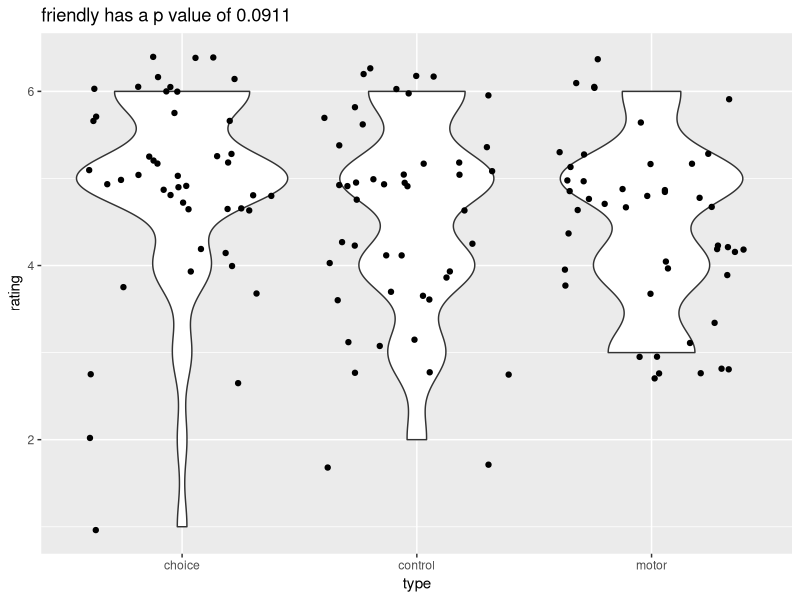
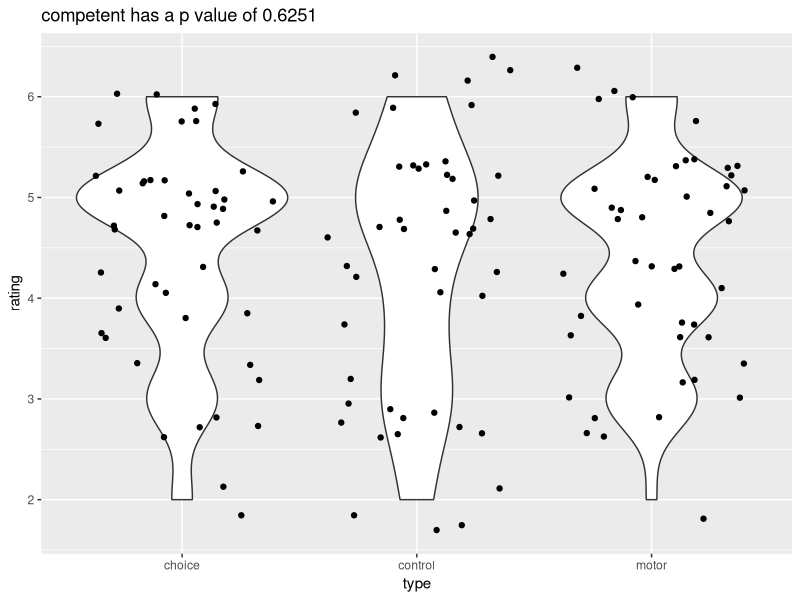
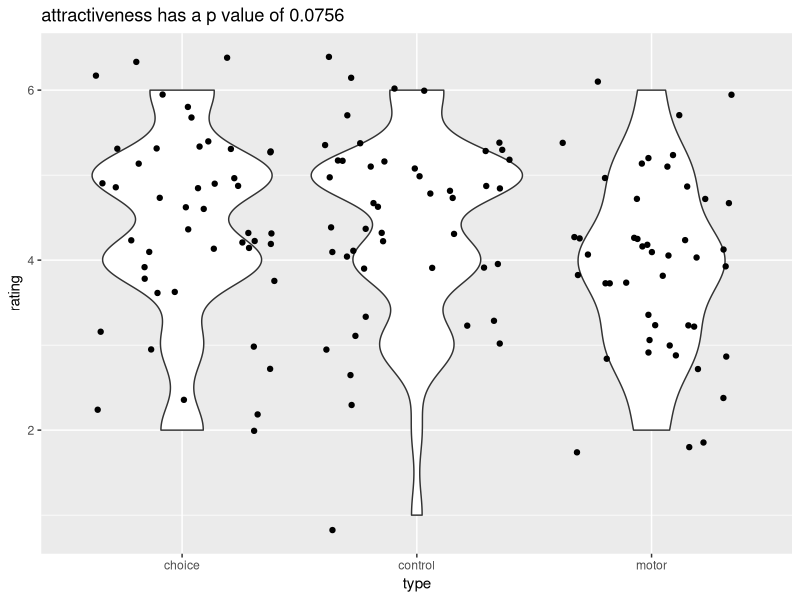
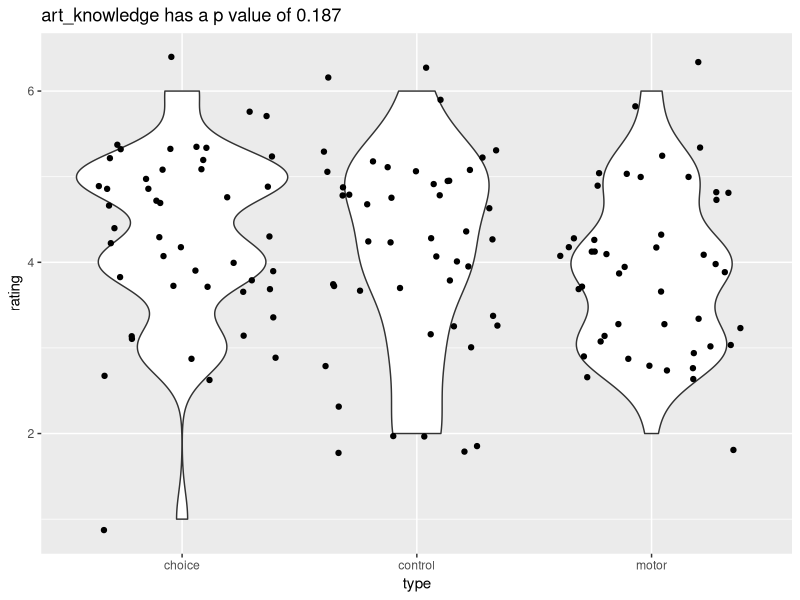
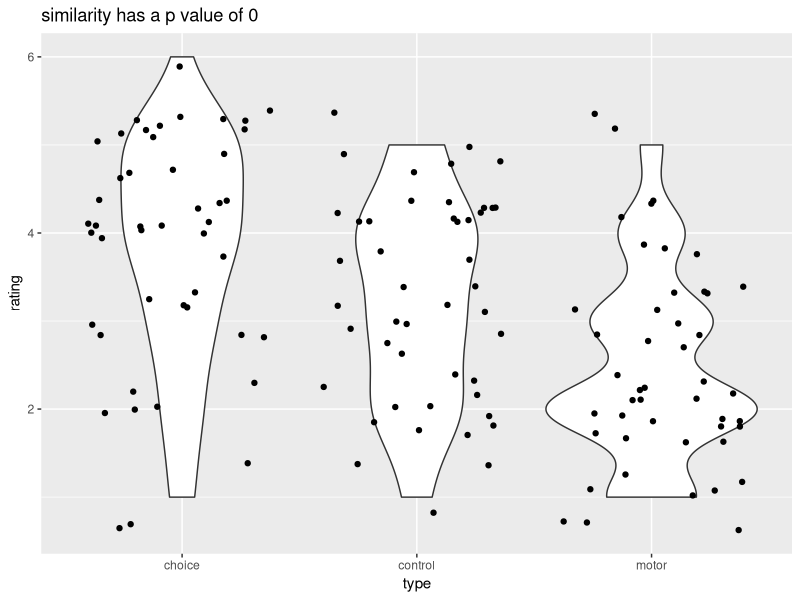
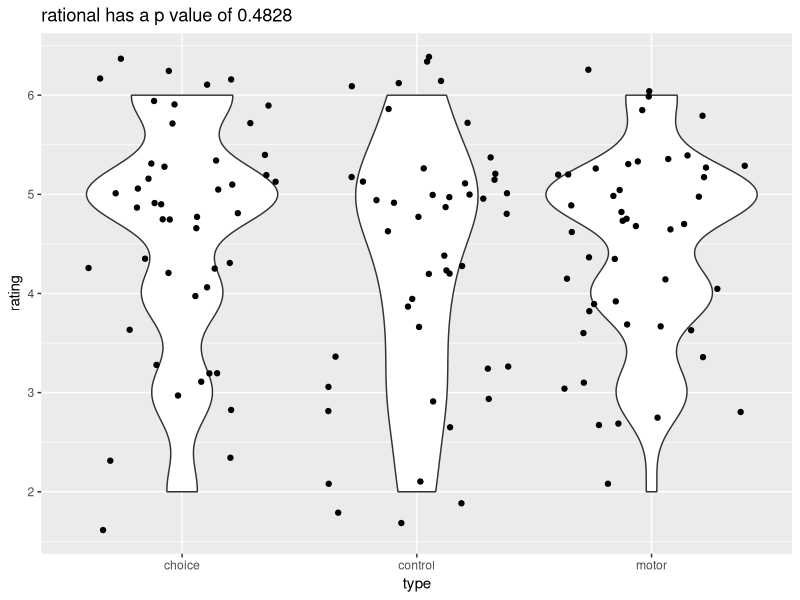

R code for these plots, in order: (Note: this script raises an error after producing the figures.)

library(tidyverse)
library(psy)
library(lme4)
library(ggsignif)
colors_a = c('#B0D0D3', '#C08497','#F7AF9D')

groups = read_csv('groups.csv', col_names = TRUE) %>%dplyr::select(-1,-2)
groups_long = groups %>%
  dplyr::select(id, first, second, third) %>%
  pivot_longer(2:4, names_to = 'response', values_to = 'type')

groups_order = groups %>%
  dplyr::select(id, conf1, conf2, conf3) %>%
  pivot_longer(2:4, names_to = 'block', values_to = 'confed_name') %>%
  mutate(block = ifelse(block == 'conf1', 'first', 
                        ifelse(block == 'conf2', 'second',
                               ifelse(block == 'conf3', 'third', 0))))

# ADD art interest
dat_art_indiff <- read_csv('dat_art.csv') %>%
  filter(Response < 10) %>%
  mutate(id = Participant_Public_ID) 

art_interest_full <- dat_art_indiff %>%
  group_by(id) %>%
  summarise(full_score = mean(Response))




groups_mim = groups_long %>%
  rename('block' = 'response') %>%
  full_join(groups_order)



# Rating data ------------------------------
dat_rating2 <- read_csv('ratings_data.csv', col_names = TRUE) %>%
  dplyr::select(Participant_Public_ID, Question_Key, Response) 

colnames(dat_rating2) <- c('id','question','response')

dat_rating3 <- dat_rating2 %>%
  filter(response < 10) %>%
  filter(str_detect(question, "quantised")) 

# group the data by type of question 
warmth_k = c('friendly', 'similarity', 'attractiveness')
comp_k = c('competent', 'art_knowledge', 'rational')
w_k <- paste(warmth_k, collapse="|") # "ll|lo|hl"
ratings_data <- dat_rating3 %>%
  mutate(rating = response) %>%
  mutate(Type_of_question = ifelse(str_detect(question, w_k),'warmth','competence'),
         response = ifelse(str_detect(question, '1'), 'first',
                           ifelse(str_detect(question, '2'), 'second',
                                  ifelse(str_detect(question, '3'),'third', 'baseline'))))

ratings_by_group = ratings_data %>%
  full_join(groups_long) %>%
  mutate(type = ifelse(response == 'baseline', 'baseline', type)) %>%
  na.omit() %>%
  mutate(confed_name = ifelse(str_detect(question, 'Lucile'), 'L', 
                              ifelse(str_detect(question, 'Maria'), 'M',
                                     ifelse(str_detect(question, 'Amie'), 'A', 99)))) %>%
  rename('block' = 'response')



# Ratings across mimicking for each question --------------------

vars2 = c('friendly', 'competent', 'attractiveness', 
         'art_knowledge', 'similarity', 'rational')

for (i in 1:6) {
ratings_by_group_fr <- ratings_by_group %>%
  filter(grepl(vars2[i], question)) %>%
  filter(block != 'baseline') %>%
  distinct()

mod_Fr <- aov(data = ratings_by_group_fr, rating~type)
summary(mod_Fr)

TukeyHSD(mod_Fr)

gg = ggplot(ratings_by_group_fr, aes(type, rating))+
  geom_violin() +
  geom_jitter() +
  ggtitle(paste0(vars2[i], ' has a p value of ',
                 round(summary(mod_Fr)[[1]][['Pr(>F)']][1],4)))   
  print(paste0(vars2[i], ' has a p value of ',
               round(summary(mod_Fr)[[1]][['Pr(>F)']][1],4)))
print(gg)
}



# Rating full scale -------------------
ratings_by_group_full <- ratings_by_group %>%
  distinct() %>%
  group_by(id, type, Type_of_question, block) %>%
  summarise(mean_rating = mean(rating)) %>%
  pivot_wider(names_from = type, values_from = mean_rating) %>%
  select(-block) %>%
  fill(.)

mod_Fr <- aov(data = ratings_by_group_full, rating~type * Type_of_question + Error(ID))
summary(mod_Fr)

TukeyHSD(mod_Fr)

summary(mod_Fr)

# Ratings questions chronbach alpha -------------------
chr_d <- ratings_by_group %>%
  dplyr::select(id, question, rating) %>%
  na.omit() %>%
  mutate(confed_name = ifelse(str_detect(question, 'Lucile'), 'L', 
                              ifelse(str_detect(question, 'Maria'), 'M',
                                     ifelse(str_detect(question, 'Amie'), 'A', 99)))) %>%
  filter(confed_name == 99) %>%
  distinct() %>%
  pivot_wider(names_from = question, values_from = rating) %>%
  dplyr::select(-1,-2) %>%
  dplyr::select(contains(c('friendly', 'similar', 'attractiveness')))
(0.8 + 0.744 + 0.81)/3
# Average of cronbachs alphas 0.79

cronbach(chr_d)


# warmth chronbach
chr_d <- ratings_by_group %>%
  dplyr::select(id, question, rating) %>% na.omit() %>%
  mutate(confed_name = ifelse(str_detect(question, 'Lucile'), 'L', 
                              ifelse(str_detect(question, 'Maria'), 'M',
                                     ifelse(str_detect(question, 'Amie'), 'A', 99)))) %>%
  filter(confed_name == 99) %>% distinct() %>%
  pivot_wider(names_from = question, values_from = rating) %>%
  dplyr::select(-1,-2) %>%
  dplyr::select(contains(c('friendly', 'similar', 'attractiveness')))
cronbach(chr_d)

# competence chronbach
chr_d <- ratings_by_group %>%
  dplyr::select(id, question, rating) %>% na.omit() %>%
  mutate(confed_name = ifelse(str_detect(question, 'Lucile'), 'L', 
                              ifelse(str_detect(question, 'Maria'), 'M',
                                     ifelse(str_detect(question, 'Amie'), 'A', 99)))) %>%
  filter(confed_name == 99) %>% distinct() %>%
  pivot_wider(names_from = question, values_from = rating) %>%
  dplyr::select(-1,-2) %>%
  dplyr::select(contains(c('art', 'compet', 'rational')))
cronbach(chr_d)


# Liking tripple questions and rating scale ------------------------
rating_questions_scores <-  read_csv('rating_questions_scores.csv')%>%
  group_by(id, type) %>%
  summarise(mean_rating = mean(mean_r)) 

liking_triple <- read_csv('liking_triple_questions.csv') 

composite_rating_questions_scores <- rating_questions_scores %>%
  group_by(id, type) %>%
  summarise(mean_rating = mean(mean_rating))

liking_tripple_and_rating <- liking_triple %>%
  ungroup() %>%
  group_by(id, type) %>%
  summarise(mean_liking_tripple = mean(perc)) %>%
  full_join(composite_rating_questions_scores, by = c("id", 'type')) %>%
  na.omit()




# Add baseline --------------------------

ratings_baseline = ratings_data %>%
  full_join(groups_long) %>%
  mutate(type = ifelse(response == 'baseline', 'baseline', type)) %>%
  na.omit() %>%
  mutate(confed_name = ifelse(str_detect(question, 'Lucile'), 'L', 
                              ifelse(str_detect(question, 'Maria'), 'M',
                                     ifelse(str_detect(question, 'Amie'), 'A', 99)))) %>%
  filter(confed_name != '99') %>%
  full_join(groups_order) %>%
  na.omit() %>%
  dplyr::select(-response) 


ratings_all = full_join(ratings_baseline, ratings_by_group) %>% filter(block != 'baseline')

ratings_avg = ratings_all %>%
  group_by(id, block, confed_name, Type_of_question) %>%
  summarise(mean_r = mean(rating))
  

baseline_mean = ratings_avg %>%
  filter(confed_name != 99) %>%
  rename('mean_r_base' = 'mean_r')


groups_mim = groups_long %>%
  rename('block' = 'response') %>%
  full_join(groups_order) %>%
  dplyr::select(id, confed_name, type)


# Ratings controlled for baseline (by subtracting the baseline) -------------------
exp_means = ratings_avg %>% filter(confed_name == 99) %>%  ungroup() %>%
  dplyr::select(-confed_name) %>%
  full_join(baseline_mean) %>%
  mutate(change_in_rating = mean_r - mean_r_base) %>%
  full_join(groups_mim)

ggplot(exp_means, aes(x = type, y = change_in_rating, fill = Type_of_question))+
  geom_boxplot() +
  scale_fill_manual(values = colors_a[1:2]) +
  labs(y = 'Mean response', title = 'Means for competence or warmth for each mimick type') +
  theme_minimal()

# plot for ratings -----------------------
ggplot(exp_means, aes(fill = factor(Type_of_question, levels = c('warmth', 'competence')), x = factor(type, levels = c('choice', 'control', 'motor')), y = change_in_rating)) +
  geom_boxplot() +
  scale_fill_manual(values = c(colors_a[1], colors_a[2])) +
  labs(y = 'Mean response', title = 'Means for competence or warmth for each mimick type', fill = 'Type_of_q') +
  theme_minimal() +
  geom_signif(
    comparisons = list(c("motor", "control")),
    map_signif_level = TRUE
  ) +
  geom_signif(
    comparisons = list(c("choice", "control")),
    map_signif_level = TRUE
  ) +
  geom_signif(
    comparisons = list(c("choice", "motor")),
    map_signif_level = TRUE, y_position = c(3, 1.5, 2.8)
  )
  

res.aov <- anova_test(data = exp_means, dv = change_in_rating, within = c(type, Type_of_question), wid = id)
get_anova_table(res.aov)

pwc <- exp_means %>%
  pairwise_t_test(
    change_in_rating ~ type * Type_of_question, paired = TRUE,
    p.adjust.method = "bonferroni"
  )
pwc

pwc <- exp_means %>% 
  group_by(Type_of_question) %>%
  emmeans_test(change_in_rating ~ type, p.adjust.method = "bonferroni") 
pwc


exp_means <- exp_means %>%
  mutate(type = as.factor(type))

exp_means <- within(exp_means, type <- relevel(type, ref = 'motor'))

## Rating full scale--------------------
mod2 <- lm(data = exp_means, change_in_rating ~ type * Type_of_question)
summary(mod2)

write.csv(exp_means, 'rating_questions_scores.csv')
# diagnostics are fine --- plot(mod2)
# change from baseline differs between control and choice 
# (higher score in choice - ratings increased from baseline in choice more than in control)



# Pointplot of means only
ratings2 = ratings_by_group %>%
  group_by(id,Type_of_question, type) %>% 
  mutate(mean_r = mean(rating)) 

ggplot(ratings2, aes(x = type, y = mean_r, color = Type_of_question)) +
    geom_boxplot() +
      geom_jitter() + 
    geom_point(aes(x = type,y = mean_r)) +
    labs(title = 'Means for competence or warmth for each mimick type',y = 'Mean response') +
    theme_minimal()

# Boxplot
data_by_id = ratings_by_group %>%
  group_by(id, Type_of_question, type) %>%
  mutate(mean_r = mean(rating)) %>%
ggplot(aes(x = type, y = mean(rating), fill = Type_of_question))+
  geom_boxplot() +
  scale_fill_manual(values = colors_a[1:2]) +
  labs(y = 'Mean response', title = 'Means for competence or warmth for each mimick type') +
  theme_minimal()

# Analysis ratings --------------------------------

avg_ratings = ratings_by_group %>%
  group_by(id, Type_of_question, type) %>% 
  summarise(mean_r = mean(rating))

r_model <- lm(mean_r ~ Type_of_question * type, data = avg_ratings)
summary(r_model)


# Only significant difference between warmth and competence ratings in the motor mimickry 
# Higher ratings for competence than warmth (in the case of motor mimicry)
avg_ratings_motor <- avg_ratings %>%
  filter(type == 'motor')

r_model2 <- lm(mean_r ~ Type_of_question, data = avg_ratings_motor)
summary(r_model2)


# Histograms to check motor 
avg_ratings_motor2 = avg_ratings_motor %>% filter(type == 'motor') %>% filter(Type_of_question == 'warmth')
